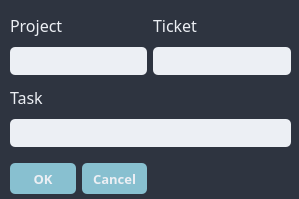
<?xml version="1.0" encoding="UTF-8"?>
<ui version="4.0">
 <class>ConfigForm</class>
 <widget class="QDialog" name="ConfigForm">
  <property name="geometry">
   <rect>
    <x>0</x>
    <y>0</y>
    <width>299</width>
    <height>199</height>
   </rect>
  </property>
  <property name="windowTitle">
   <string>Configuration Form</string>
  </property>
  <property name="styleSheet">
   <string notr="true">background-color: #2E3440;</string>
  </property>
  <widget class="QWidget" name="gridLayoutWidget">
   <property name="geometry">
    <rect>
     <x>10</x>
     <y>10</y>
     <width>281</width>
     <height>184</height>
    </rect>
   </property>
   <layout class="QGridLayout" name="gridLayout">
    <item row="10" column="0">
     <spacer name="verticalSpacer">
      <property name="orientation">
       <enum>Qt::Vertical</enum>
      </property>
      <property name="sizeType">
       <enum>QSizePolicy::Fixed</enum>
      </property>
      <property name="sizeHint" stdset="0">
       <size>
        <width>20</width>
        <height>10</height>
       </size>
      </property>
     </spacer>
    </item>
    <item row="12" column="3">
     <spacer name="horizontalSpacer">
      <property name="orientation">
       <enum>Qt::Horizontal</enum>
      </property>
      <property name="sizeHint" stdset="0">
       <size>
        <width>40</width>
        <height>20</height>
       </size>
      </property>
     </spacer>
    </item>
    <item row="7" column="0" colspan="4">
     <widget class="QLineEdit" name="task_le">
      <property name="font">
       <font>
        <family>Fira Code Retina</family>
        <pointsize>10</pointsize>
       </font>
      </property>
      <property name="styleSheet">
       <string notr="true">background-color: #ECEFF4;
border-style: none;
border-width: 2px;
border-radius: 5px;
border-color: #ECEFF4;
padding: 4px;
padding-left: 10px;</string>
      </property>
      <property name="text">
       <string/>
      </property>
     </widget>
    </item>
    <item row="6" column="0" colspan="4">
     <widget class="QLabel" name="task_lb_2">
      <property name="font">
       <font>
        <family>Fira Code Retina</family>
        <pointsize>12</pointsize>
       </font>
      </property>
      <property name="styleSheet">
       <string notr="true">color: #ECEFF4;</string>
      </property>
      <property name="text">
       <string>Task</string>
      </property>
     </widget>
    </item>
    <item row="12" column="1">
     <widget class="QPushButton" name="cancel_bt">
      <property name="sizePolicy">
       <sizepolicy hsizetype="Preferred" vsizetype="Preferred">
        <horstretch>0</horstretch>
        <verstretch>0</verstretch>
       </sizepolicy>
      </property>
      <property name="minimumSize">
       <size>
        <width>27</width>
        <height>9</height>
       </size>
      </property>
      <property name="font">
       <font>
        <family>Fira Code Retina</family>
        <pointsize>10</pointsize>
        <weight>75</weight>
        <bold>true</bold>
       </font>
      </property>
      <property name="styleSheet">
       <string notr="true">QPushButton
{
color: #ECEFF4;
background-color: #88C0D0;
border-radius: 5px;
}
QPushButton:hover
{
   background-color:#81A1C1;
}</string>
      </property>
      <property name="text">
       <string>Cancel</string>
      </property>
     </widget>
    </item>
    <item row="0" column="0" colspan="2">
     <widget class="QLabel" name="task_lb">
      <property name="font">
       <font>
        <family>Fira Code Retina</family>
        <pointsize>12</pointsize>
       </font>
      </property>
      <property name="styleSheet">
       <string notr="true">color: #ECEFF4;</string>
      </property>
      <property name="text">
       <string>Project</string>
      </property>
     </widget>
    </item>
    <item row="2" column="2" colspan="2">
     <widget class="QLineEdit" name="ticket_le">
      <property name="font">
       <font>
        <family>Fira Code Retina</family>
        <pointsize>10</pointsize>
       </font>
      </property>
      <property name="styleSheet">
       <string notr="true">background-color: #ECEFF4;
border-style: none;
border-width: 2px;
border-radius: 5px;
border-color: #ECEFF4;
padding: 4px;
padding-left: 10px;</string>
      </property>
      <property name="text">
       <string/>
      </property>
     </widget>
    </item>
    <item row="0" column="2" colspan="2">
     <widget class="QLabel" name="ticket_lb">
      <property name="font">
       <font>
        <family>Fira Code Retina</family>
        <pointsize>12</pointsize>
       </font>
      </property>
      <property name="styleSheet">
       <string notr="true">color: #ECEFF4;</string>
      </property>
      <property name="text">
       <string>Ticket</string>
      </property>
     </widget>
    </item>
    <item row="2" column="0" colspan="2">
     <widget class="QLineEdit" name="project_le">
      <property name="font">
       <font>
        <family>Fira Code Retina</family>
        <pointsize>10</pointsize>
       </font>
      </property>
      <property name="styleSheet">
       <string notr="true">background-color: #ECEFF4;
border-style: none;
border-width: 2px;
border-radius: 5px;
border-color: #ECEFF4;
padding: 4px;
padding-left: 10px;</string>
      </property>
      <property name="text">
       <string/>
      </property>
     </widget>
    </item>
    <item row="12" column="0">
     <widget class="QPushButton" name="ok_bt">
      <property name="sizePolicy">
       <sizepolicy hsizetype="Preferred" vsizetype="Preferred">
        <horstretch>0</horstretch>
        <verstretch>0</verstretch>
       </sizepolicy>
      </property>
      <property name="minimumSize">
       <size>
        <width>55</width>
        <height>20</height>
       </size>
      </property>
      <property name="font">
       <font>
        <family>Fira Code Retina</family>
        <pointsize>10</pointsize>
        <weight>75</weight>
        <bold>true</bold>
        <stylestrategy>PreferAntialias</stylestrategy>
       </font>
      </property>
      <property name="styleSheet">
       <string notr="true">QPushButton
{
color: #ECEFF4;
background-color: #88C0D0;
border-radius: 5px;
}
QPushButton:hover
{
   background-color:#81A1C1;
}</string>
      </property>
      <property name="text">
       <string>OK</string>
      </property>
     </widget>
    </item>
   </layout>
  </widget>
 </widget>
 <resources/>
 <connections/>
</ui>
